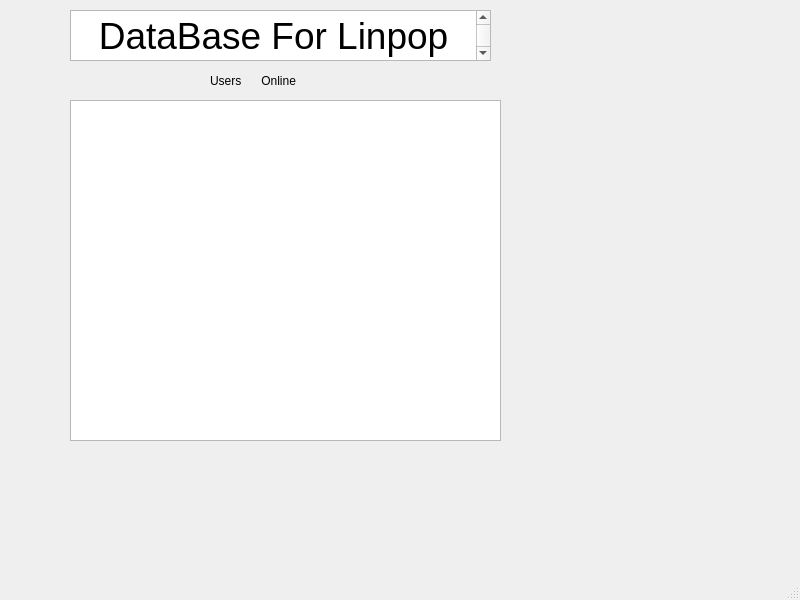
<?xml version="1.0" encoding="UTF-8"?>
<ui version="4.0">
 <class>server</class>
 <widget class="QMainWindow" name="server">
  <property name="geometry">
   <rect>
    <x>0</x>
    <y>0</y>
    <width>800</width>
    <height>600</height>
   </rect>
  </property>
  <property name="windowTitle">
   <string>server</string>
  </property>
  <property name="documentMode">
   <bool>true</bool>
  </property>
  <widget class="QWidget" name="centralwidget">
   <widget class="QListWidget" name="listWidget">
    <property name="geometry">
     <rect>
      <x>70</x>
      <y>100</y>
      <width>431</width>
      <height>341</height>
     </rect>
    </property>
   </widget>
   <widget class="QLabel" name="label">
    <property name="geometry">
     <rect>
      <x>210</x>
      <y>60</y>
      <width>121</width>
      <height>41</height>
     </rect>
    </property>
    <property name="text">
     <string>Users      Online</string>
    </property>
    <property name="textFormat">
     <enum>Qt::MarkdownText</enum>
    </property>
    <property name="scaledContents">
     <bool>false</bool>
    </property>
   </widget>
   <widget class="QTextBrowser" name="textBrowser_2">
    <property name="geometry">
     <rect>
      <x>70</x>
      <y>10</y>
      <width>421</width>
      <height>51</height>
     </rect>
    </property>
    <property name="html">
     <string>&lt;!DOCTYPE HTML PUBLIC &quot;-//W3C//DTD HTML 4.0//EN&quot; &quot;http://www.w3.org/TR/REC-html40/strict.dtd&quot;&gt;
&lt;html&gt;&lt;head&gt;&lt;meta name=&quot;qrichtext&quot; content=&quot;1&quot; /&gt;&lt;meta charset=&quot;utf-8&quot; /&gt;&lt;style type=&quot;text/css&quot;&gt;
p, li { white-space: pre-wrap; }
hr { height: 1px; border-width: 0; }
li.unchecked::marker { content: &quot;\2610&quot;; }
li.checked::marker { content: &quot;\2612&quot;; }
&lt;/style&gt;&lt;/head&gt;&lt;body style=&quot; font-family:'Ubuntu'; font-size:11pt; font-weight:400; font-style:normal;&quot;&gt;
&lt;p align=&quot;center&quot; style=&quot; margin-top:0px; margin-bottom:0px; margin-left:0px; margin-right:0px; -qt-block-indent:0; text-indent:0px;&quot;&gt;&lt;span style=&quot; font-size:28pt;&quot;&gt;DataBase For Linpop&lt;/span&gt;&lt;/p&gt;&lt;/body&gt;&lt;/html&gt;</string>
    </property>
   </widget>
  </widget>
  <widget class="QMenuBar" name="menubar">
   <property name="geometry">
    <rect>
     <x>0</x>
     <y>0</y>
     <width>800</width>
     <height>22</height>
    </rect>
   </property>
  </widget>
  <widget class="QStatusBar" name="statusbar"/>
 </widget>
 <resources/>
 <connections/>
</ui>
